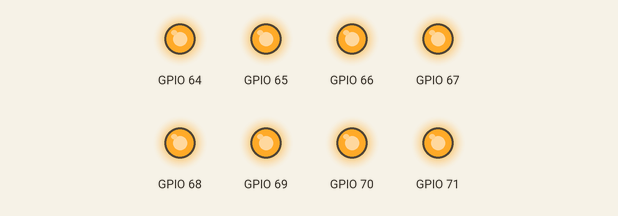
Recording of a sketch running on a simulated ESP32. Shown: output pins drawn as LEDs (lit = HIGH). What the sketch prints to the serial monitor is not drawn.

Above: at 0.07 s.
At 0.37 s:
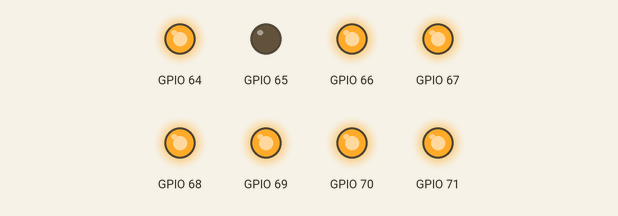
At 0.67 s:
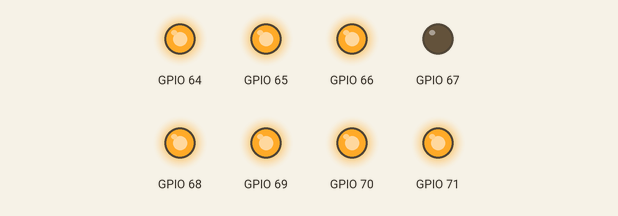
At 1.42 s:
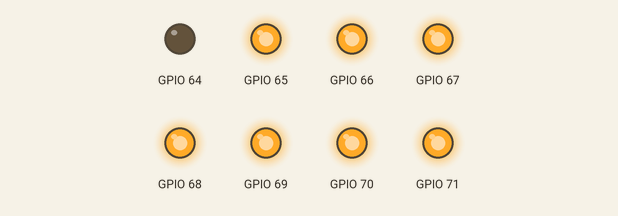
At 2.17 s:
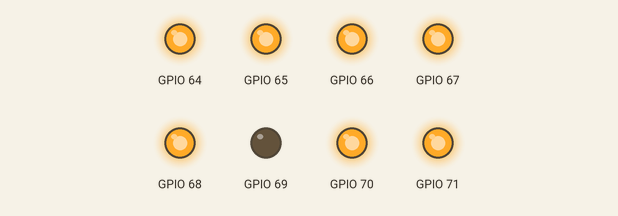
At 2.92 s:
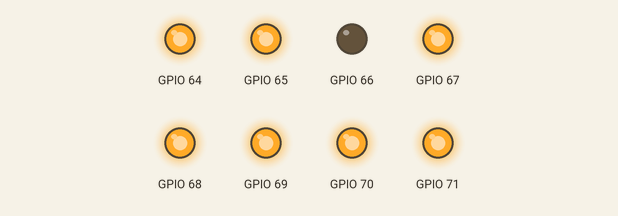
Timing chart, 0 to 3.2 s (numbered marks = the images above):
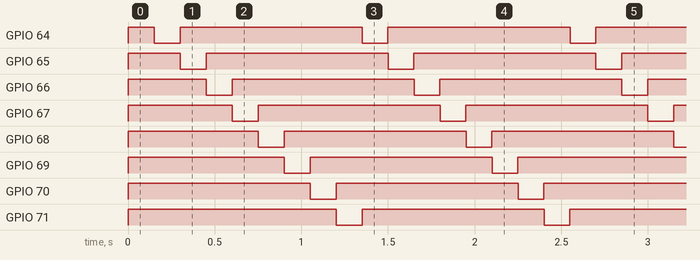

The sketch:

v3_chase.ino
```cpp
// =============================================================================
// 04B_pcf8574_outputs – Variant 3: Full build – chase pattern (active-low)
// =============================================================================
// Concept: Drive 8 PCF8574 outputs with an active-low chase pattern.
//
// PREREQUISITE: Run 04A v3 (I2C scanner) first and confirm that 0x20 appears
// in the scan results.  Only then wire LEDs and upload this sketch.
//
// Active-low wiring (matches anxious.ino):
//   Each PCF8574 pin → resistor (~220Ω) → LED anode → LED cathode → GND
//   Writing LOW  to the pin  = current flows  = LED ON
//   Writing HIGH to the pin  = no current     = LED OFF
//
// Wiring:
//   SDA → GPIO21  (4.7 kΩ pull-up to 3.3 V)
//   SCL → GPIO22  (4.7 kΩ pull-up to 3.3 V)
//   PCF8574 P0–P7 → 220 Ω → LED+ → LED- → GND
//   PCF8574 A0/A1/A2 → GND  (address 0x20)
//
// Library: install "PCF8574" by Renzo Mischianti via Arduino Library Manager.
// =============================================================================

#include <Wire.h>
#include <PCF8574.h>

// ---- Tuning knobs -----------------------------------------------------------
constexpr int     SDA_PIN  = 21;
constexpr int     SCL_PIN  = 22;
constexpr uint8_t PCF_ADDR = 0x20;
constexpr uint32_t STEP_MS = 150;  // chase speed
// -----------------------------------------------------------------------------

PCF8574 pcf(PCF_ADDR);

// Active-low helper: on=true → LOW (LED on), on=false → HIGH (LED off)
static inline void pcfWritePin(uint8_t pin, bool on) {
  pcf.write(pin, on ? LOW : HIGH);
}

uint8_t chaseIdx = 0;
uint32_t lastStepMs = 0;

void setup() {
  Serial.begin(115200);
  Wire.begin(SDA_PIN, SCL_PIN);
  pcf.begin();

  // All LEDs off on startup (HIGH = off for active-low)
  for (int i = 0; i < 8; i++) pcf.write(i, HIGH);

  Serial.println("04B_pcf8574_outputs v3 – chase (active-low)");
  Serial.println("If no LEDs light up: check wiring and confirm 0x20 with 04A v3.");
}

void loop() {
  uint32_t now = millis();
  if (now - lastStepMs < STEP_MS) return;
  lastStepMs = now;

  // Turn the previous LED off and the current LED on
  uint8_t prev = (chaseIdx == 0) ? 7 : chaseIdx - 1;
  pcfWritePin(prev, false);    // off
  pcfWritePin(chaseIdx, true); // on

  Serial.print("LED "); Serial.print(chaseIdx); Serial.println(" ON");

  chaseIdx = (chaseIdx + 1) % 8;
}
```

Measured:
- by itself, GPIO 64–71: alternates HIGH for 1.1 s and LOW for 0.15 s
- by itself, everything shown: repeats every 1.2 s, in 8 steps
